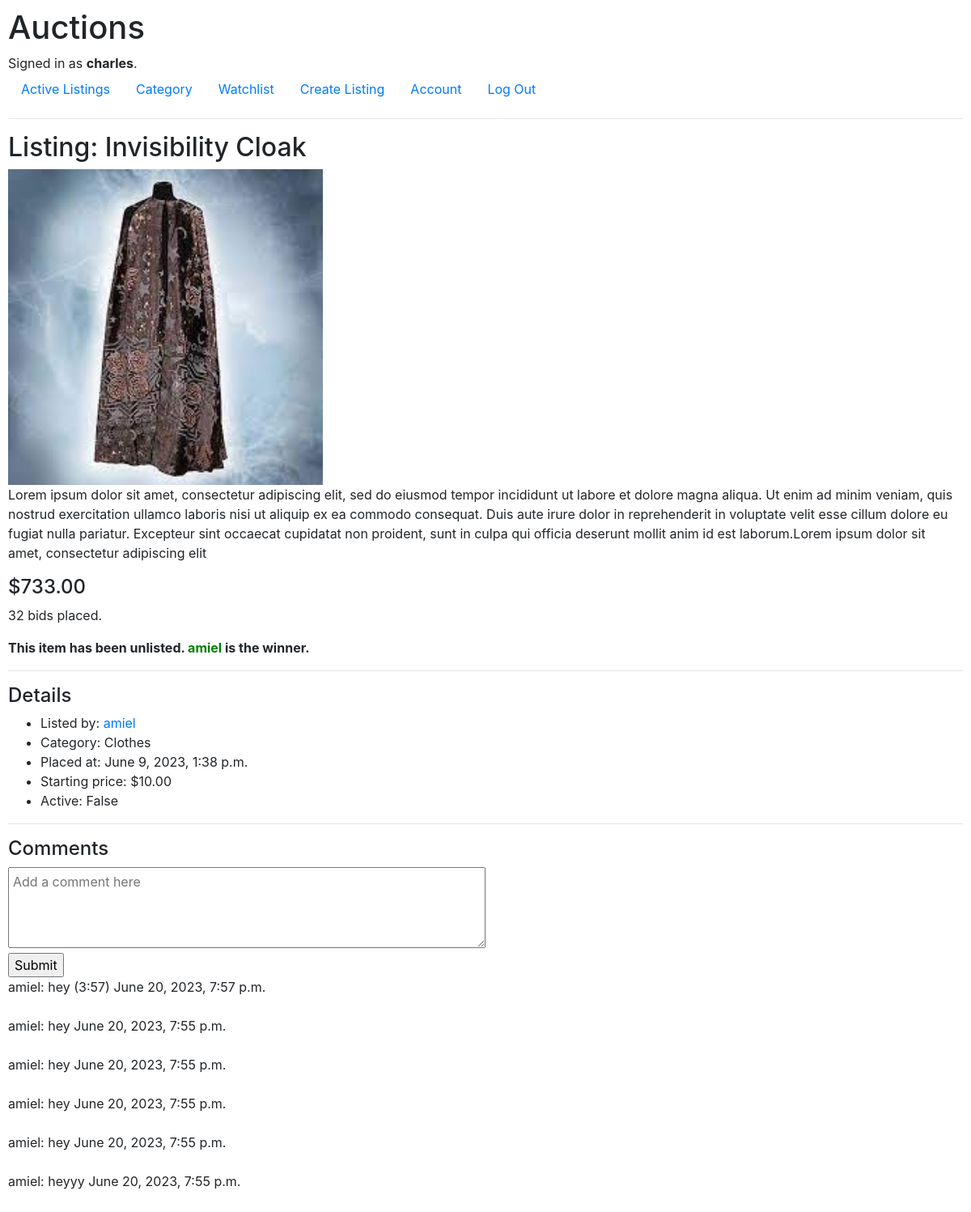
Before: /listings/1 (signed in) with the older database file.
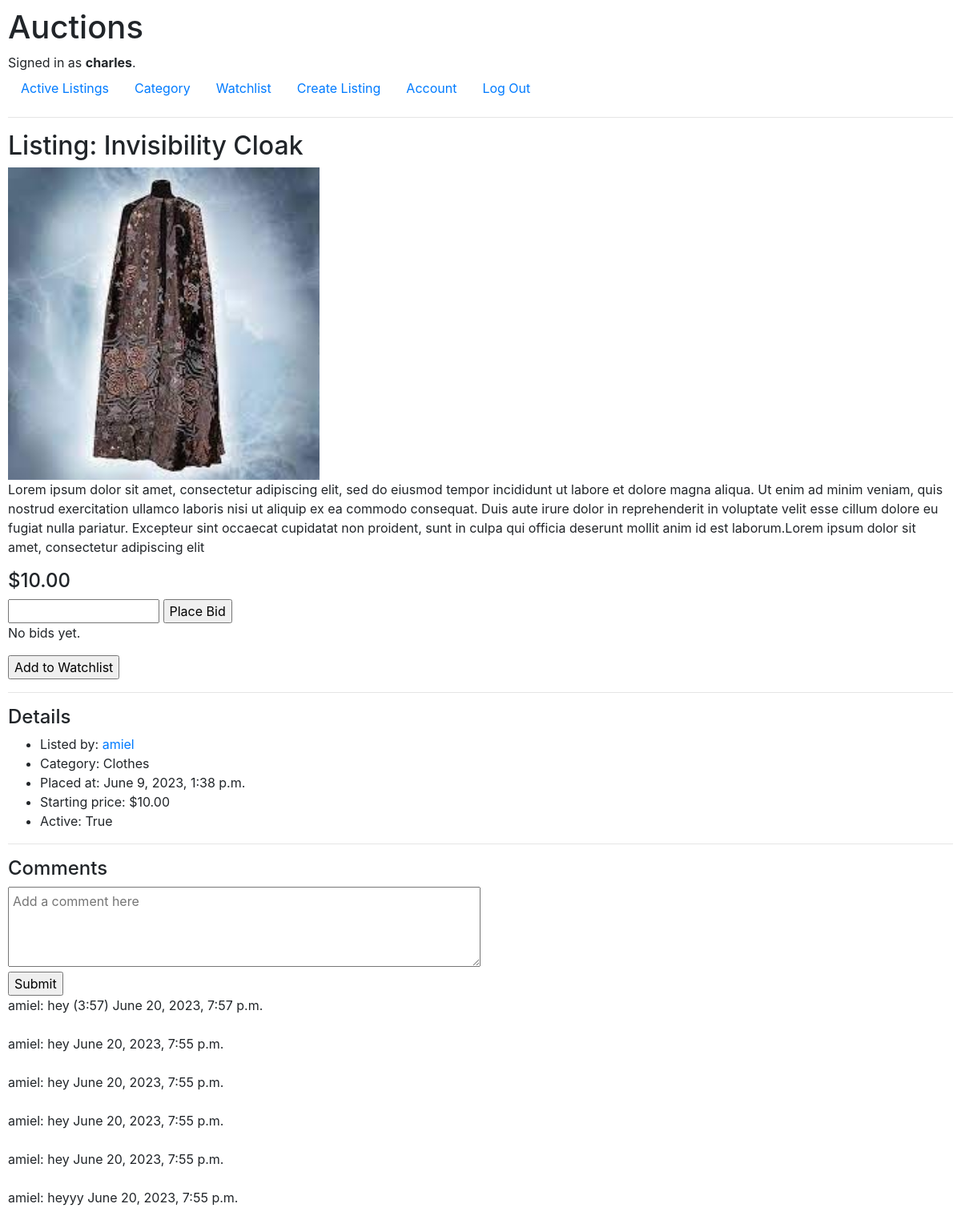
After: the same page with the newer database file.
### auctions/models.py (models this page shows, shortened)
class User(AbstractUser):
    watchlist = models.ManyToManyField('Listing', related_name="watchlist")

class Listing(models.Model):
    name = models.CharField(max_length=64)
    category = models.ForeignKey(Category, on_delete=models.RESTRICT)
    image = models.ImageField(upload_to="auctions/static/auctions")
    lister = models.ForeignKey(User, on_delete=models.CASCADE, related_name="listings")
    description = models.TextField(null=True, blank=True, max_length=500)
    time = models.DateTimeField(auto_now_add=True)
    start_price = models.DecimalField(decimal_places=2, max_digits=10)
    is_active = models.BooleanField()
    def image_name(self):
        dir = self.image.name.split("/")
        return dir[-1]
    def highest_bid(self):
        highest_bid_instance = self.bids.order_by('-bid').first()
        if highest_bid_instance:
            return highest_bid_instance.bid
        return self.start_price
    def highest_bidder(self):
        highest_bid_instance = self.bids.order_by('-bid').first()
        if highest_bid_instance:
            return highest_bid_instance.bidder
        return "no bids yet"

class Bid(models.Model):
    bidder = models.ForeignKey(User, on_delete=models.CASCADE)
    bid = models.DecimalField(decimal_places=2, max_digits=10)
    listing = models.ForeignKey(Listing, on_delete=models.CASCADE, related_name="bids")

class Category(models.Model):
    category = models.CharField(max_length=64)
    def __str__(self):
        return f"{self.category}"

class Comment(models.Model):
    comment = models.CharField(max_length=1000000000)
    commenter = models.ForeignKey(User, on_delete=models.CASCADE)
    listing = models.ForeignKey(Listing, on_delete=models.CASCADE, related_name="comments")
    time = models.DateTimeField(auto_now_add=True)

### auctions/views.py (the view, shortened to what this page needs)
# urls.py: path("listings/<int:listing_id>", views.listing, name="listing")
def listing(request, listing_id):
    listing = Listing.objects.get(pk=listing_id)
    comments = listing.comments.all().order_by("-time")
    bids = listing.bids.all()
    bid_amount = len(bids)
    minimum_bid = listing.start_price
    if listing.start_price < listing.highest_bid():
        minimum_bid = float(listing.highest_bid())+0.01
    return render(request, "auctions/listing.html", {
        "bid_form": PlaceBidForm(min_value = minimum_bid),
        "comment_form": CommentForm(),
        "listing_id": listing_id,
        "listing": listing,
        "bids": bids,
        "comments": comments,
        "bid_amount": bid_amount,
        "in_watchlist": request.user.watchlist.filter(id=listing_id).exists()
    })

### auctions/views.py
class PlaceBidForm(forms.Form):
    bid_amount = forms.DecimalField(label="", max_digits=9, decimal_places=2, max_value=999999999.99)
    def __init__(self, *args, **kwargs):
        min_value = kwargs.pop('min_value', None)
        super().__init__(*args, **kwargs)
        if min_value is not None:
            self.fields['bid_amount'].widget.attrs['min'] = min_value

class CommentForm(forms.Form):
    comment = forms.CharField(label = "", widget=forms.Textarea(attrs={"placeholder": "Add a comment here"}))

### auctions/templates/auctions/listing.html (shortened to what this page needs)
{% extends "auctions/layout.html" %}
{% block body %}
    <h2>Listing: {{ listing.name }}</h2>
    <img src="/static/auctions/{{ listing.image_name }}" alt="Image of {{ listing.name }}">
    <p>{{ listing.description }}</p>
    <h4>${{ listing.highest_bid }}</h4>
    {% if listing.is_active %}
        {% if not listing.lister == user %}
            <form method="POST" action="{% url 'listing' listing_id=listing_id %}">
                {{ bid_form }}
                <input type="submit" value="Place Bid">
        {% else %}
            <form method="POST">
                <div title="You can't place bids on your own listing.">
                    {{ bid_form }}
                    <input type="submit" value="Place Bid" disabled="true">
                </div>
        {% endif %}
            </form>
    {% endif %}
    {% if listing.highest_bidder == "no bids yet" %}
        <p>No bids yet.</p>
    {% else %}
        <p>
            {{ bid_amount }}
            {% if bid_amount == 1 %}
                bid
            {% else %}
                bids
            {% endif %}
            placed.
        </p>
    {% endif %}
    {% if listing.is_active %}
        <form method="POST" action="{% url 'listing' listing_id=listing_id %}">
            {% if in_watchlist %}
                <input name="remove" type="submit" value="Remove from Watchlist"/>
            {% else %}
                <input name="add" type="submit" value="Add to Watchlist"/>
            {% endif %}
        </form>
    {% else %}
        <b>
            {% if user == listing.highest_bidder %}
                <p class="won">Congratulations! You have won this auction.</p>
            {% else %}
                {% if user == listing.lister %}
                    <p>You have unlisted this item.
                {% else %}
                    <p>This item has been unlisted.
                {% endif %}
                {% if not listing.highest_bidder == "no bids yet" %}
                    <span class="won">
                        {{ listing.highest_bidder }}
                    </span>
                    is the winner.
                </p>
                {% endif %}
            {% endif %}
        </b>
    {% endif %}
    <hr>
    <h4>Details</h4>
    <ul>
        <li>Listed by: <a href="{% url 'user' username=listing.lister %}">{{ listing.lister }}</a></li>
        <li>Category: {{ listing.category }}</li>
        <li>Placed at: {{ listing.time }}</li>
        <li>Starting price: ${{ listing.start_price }}</li>
        <li>Active: {{ listing.is_active }}</li>
    </ul>
    <hr>
    <h4>Comments</h4>
    <form method="POST" action="{% url 'listing' listing_id=listing_id %}">
        {{ comment_form }}
        <br>
        <input type="submit">
    </form>
    {% for comment in comments %}
        <div>
            {{ comment.commenter }}:
            {{ comment.comment }}
            {{ comment.time }}
        </div>
        <br>
    {% endfor %}
{% endblock %}

### auctions/templates/auctions/layout.html (shortened to what this page needs)
{% load static %}
<!DOCTYPE html>
<html lang="en">
    <head>
        <link rel="stylesheet" href="https://stackpath.bootstrapcdn.com/bootstrap/4.4.1/css/bootstrap.min.css">
        <link href="{% static 'auctions/styles.css' %}" rel="stylesheet">
    </head>
    <body>
        <h1>Auctions</h1>
        <div>
            {% if user.is_authenticated %}
                Signed in as <strong>{{ user.username }}</strong>.
            {% else %}
                Not signed in.
            {% endif %}
        </div>
        <ul class="nav">
            <li class="nav-item">
                <a class="nav-link" href="{% url 'index' %}">Active Listings</a>
            </li>
            <li class="nav-item">
                <a class="nav-link" href="{% url 'categories' %}">Category</a>
            </li>
            {% if user.is_authenticated %}
                <li class="nav-item">
                    <a class="nav-link" href="{% url 'watchlist' %}">Watchlist</a>
                </li>
                <li class="nav-item">
                    <a class="nav-link" href="{% url 'create_listing' %}">Create Listing</a>
                </li>
                <li class="nav-item">
                    <a class="nav-link" href="{% url 'user' username=user %}">Account</a>
                </li>
                <li class="nav-item">
                    <a class="nav-link" href="{% url 'logout' %}">Log Out</a>
                </li>
            {% endif %}
        </ul>
        <hr>
        {% block body %}
        {% endblock %}
    </body>
</html>

### auctions/static/auctions/styles.css (style rules this page uses)
body { padding: 10px; }
img { width: 33%; height: 100%; align-self: center; object-fit: contain; }
textarea { width: 50%; padding: 5px; height: 100px; }

Changed rows visible on the page:
changed Listing "Invisibility Cloak": highest_bid "733.00" → "10.00"; is_active "False" → "True"; highest_bidder "amiel" → (not shown)
Other visible differences:
form field value: (not shown) → "Place Bid"
form field add: (not shown) → "Add to Watchlist"
{{ bid_amount }}: "32" → (not shown)
text no longer shown: "bids placed. This item has been unlisted. is the winner."
text now shown: "No bids yet."
